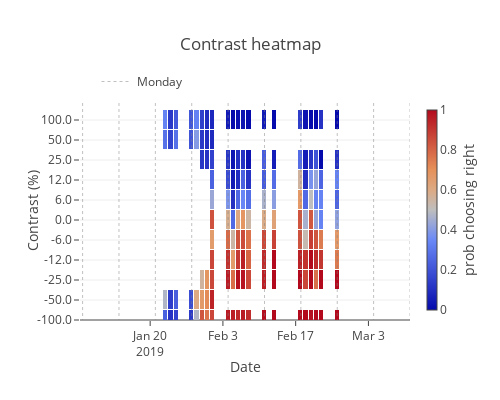

Notebook code cell kept with this figure:
### Code cell
data = [dict(
    x=[t.strftime('%Y-%m-%d') 
       for t in contrast_map.columns.tolist()],
    y=list(range(len(contrast_map.index.tolist()))),
    z=contrast_map.values.tolist(),
    zmax=1,
    zmin=0,
    xgap=1,
    ygap=1,
    type='heatmap',
    colorbar=dict(
        thickness=10,
        title='prob choosing right',
        titleside = 'right',
    )
    
)]

for imonday, monday in enumerate(d['mondays']):
    if imonday == 0:
        show_monday_legend=True  
    else:
        show_monday_legend=False
        
    data.append(
        go.Scatter(
            x=[monday, monday],
            y=[-100, 100],
            mode="lines",
            line=dict(
                width=0.5,
                color='gray',
                dash='dot'
            ),
            name='Monday',
            showlegend=show_monday_legend,
            legendgroup='monday'
        )
    )

layout = go.Layout(
    xaxis=dict(
        title='Date',
        showgrid=False
    ),
    yaxis=dict(
        title='Contrast (%)',
        range=[0, len(contrast_map.index.tolist())],
        tickmode = 'array',
        tickvals = list(range(0, len(contrast_map.index.tolist()))),
        ticktext = [str(contrast) for contrast in contrasts]
    ),
    width=500,
    height=400,
    title='Contrast heatmap',
    legend=dict(
        x=0.05,
        y=1.15,
        orientation='h'
    )
)

fig = go.Figure(data=data, layout=layout)
plotly.offline.iplot(fig)

### Figure 1 — Plotly figure (JSON) as saved in the notebook; plotly's stock layout.template omitted (floating-point values rounded to 4 significant figures; data arrays with more than 128 entries replaced by an {"elided": "..."} marker saying what was removed)
{"data": [{"colorbar": {"thickness": 10, "title": {"side": "right", "text": "prob choosing right"}}, "type": "heatmap", "uid": "e759a30b-aaa3-40f5-8d58-75decd74e05d", "x": ["2019-01-07", "2019-01-08", "2019-01-09", "2019-01-10", "2019-01-11", "2019-01-12", "2019-01-13", "2019-01-14", "2019-01-15", "2019-01-16", "2019-01-17", "2019-01-18", "2019-01-19", "2019-01-20", "2019-01-21", "2019-01-22", "2019-01-23", "2019-01-24", "2019-01-25", "2019-01-26", "2019-01-27", "2019-01-28", "2019-01-29", "2019-01-30", "2019-01-31", "2019-02-01", "2019-02-02", "2019-02-03", "2019-02-04", "2019-02-05", "2019-02-06", "2019-02-07", "2019-02-08", "2019-02-09", "2019-02-10", "2019-02-11", "2019-02-12", "2019-02-13", "2019-02-14", "2019-02-15", "2019-02-16", "2019-02-17", "2019-02-18", "2019-02-19", "2019-02-20", "2019-02-21", "2019-02-22", "2019-02-23", "2019-02-24", "2019-02-25", "2019-02-26", "2019-02-27"], "xgap": 1, "y": [0, 1, 2, 3, 4, 5, 6, 7, 8, 9, 10], "ygap": 1, "z": {"elided": "11x52 float values"}, "zmax": 1, "zmin": 0}, {"legendgroup": "monday", "line": {"color": "gray", "dash": "dot", "width": 0.5}, "mode": "lines", "name": "Monday", "showlegend": true, "type": "scatter", "uid": "5f28019c-93f5-4a55-a906-98c2e8f1ca85", "x": ["2019-01-07", "2019-01-07"], "y": [-100, 100]}, {"legendgroup": "monday", "line": {"color": "gray", "dash": "dot", "width": 0.5}, "mode": "lines", "name": "Monday", "showlegend": false, "type": "scatter", "uid": "7b62b7c0-7658-454b-9ea8-5861579588fb", "x": ["2019-01-14", "2019-01-14"], "y": [-100, 100]}, {"legendgroup": "monday", "line": {"color": "gray", "dash": "dot", "width": 0.5}, "mode": "lines", "name": "Monday", "showlegend": false, "type": "scatter", "uid": "5d41906c-029d-4f12-a1bf-30789f550ddf", "x": ["2019-01-21", "2019-01-21"], "y": [-100, 100]}, {"legendgroup": "monday", "line": {"color": "gray", "dash": "dot", "width": 0.5}, "mode": "lines", "name": "Monday", "showlegend": false, "type": "scatter", "uid": "a137a62b-5781-4362-bd9f-b7c137a70ab5", "x": ["2019-01-28", "2019-01-28"], "y": [-100, 100]}, {"legendgroup": "monday", "line": {"color": "gray", "dash": "dot", "width": 0.5}, "mode": "lines", "name": "Monday", "showlegend": false, "type": "scatter", "uid": "b0f5b223-f7c4-419f-b8e5-bb078947e588", "x": ["2019-02-04", "2019-02-04"], "y": [-100, 100]}, {"legendgroup": "monday", "line": {"color": "gray", "dash": "dot", "width": 0.5}, "mode": "lines", "name": "Monday", "showlegend": false, "type": "scatter", "uid": "4e6c554e-9210-4ebc-8440-3137c4d4c9fb", "x": ["2019-02-11", "2019-02-11"], "y": [-100, 100]}, {"legendgroup": "monday", "line": {"color": "gray", "dash": "dot", "width": 0.5}, "mode": "lines", "name": "Monday", "showlegend": false, "type": "scatter", "uid": "c97bc950-ab25-4e02-a25a-57b0072a902d", "x": ["2019-02-18", "2019-02-18"], "y": [-100, 100]}, {"legendgroup": "monday", "line": {"color": "gray", "dash": "dot", "width": 0.5}, "mode": "lines", "name": "Monday", "showlegend": false, "type": "scatter", "uid": "903e9d66-239f-4765-8069-c55add428f11", "x": ["2019-02-25", "2019-02-25"], "y": [-100, 100]}, {"legendgroup": "monday", "line": {"color": "gray", "dash": "dot", "width": 0.5}, "mode": "lines", "name": "Monday", "showlegend": false, "type": "scatter", "uid": "b2dde744-33a0-459f-9f0f-23674f3d11a3", "x": ["2019-03-04", "2019-03-04"], "y": [-100, 100]}, {"legendgroup": "monday", "line": {"color": "gray", "dash": "dot", "width": 0.5}, "mode": "lines", "name": "Monday", "showlegend": false, "type": "scatter", "uid": "d64dbe04-512e-4fa0-bad8-bb00d9be9cf5", "x": ["2019-03-11", "2019-03-11"], "y": [-100, 100]}], "layout": {"height": 400, "legend": {"orientation": "h", "x": 0.05, "y": 1.15}, "title": {"text": "Contrast heatmap"}, "width": 500, "xaxis": {"showgrid": false, "title": {"text": "Date"}}, "yaxis": {"range": [0, 11], "tickmode": "array", "ticktext": ["-100.0", "-50.0", "-25.0", "-12.0", "-6.0", "0.0", "6.0", "12.0", "25.0", "50.0", "100.0"], "tickvals": [0, 1, 2, 3, 4, 5, 6, 7, 8, 9, 10], "title": {"text": "Contrast (%)"}}}}
